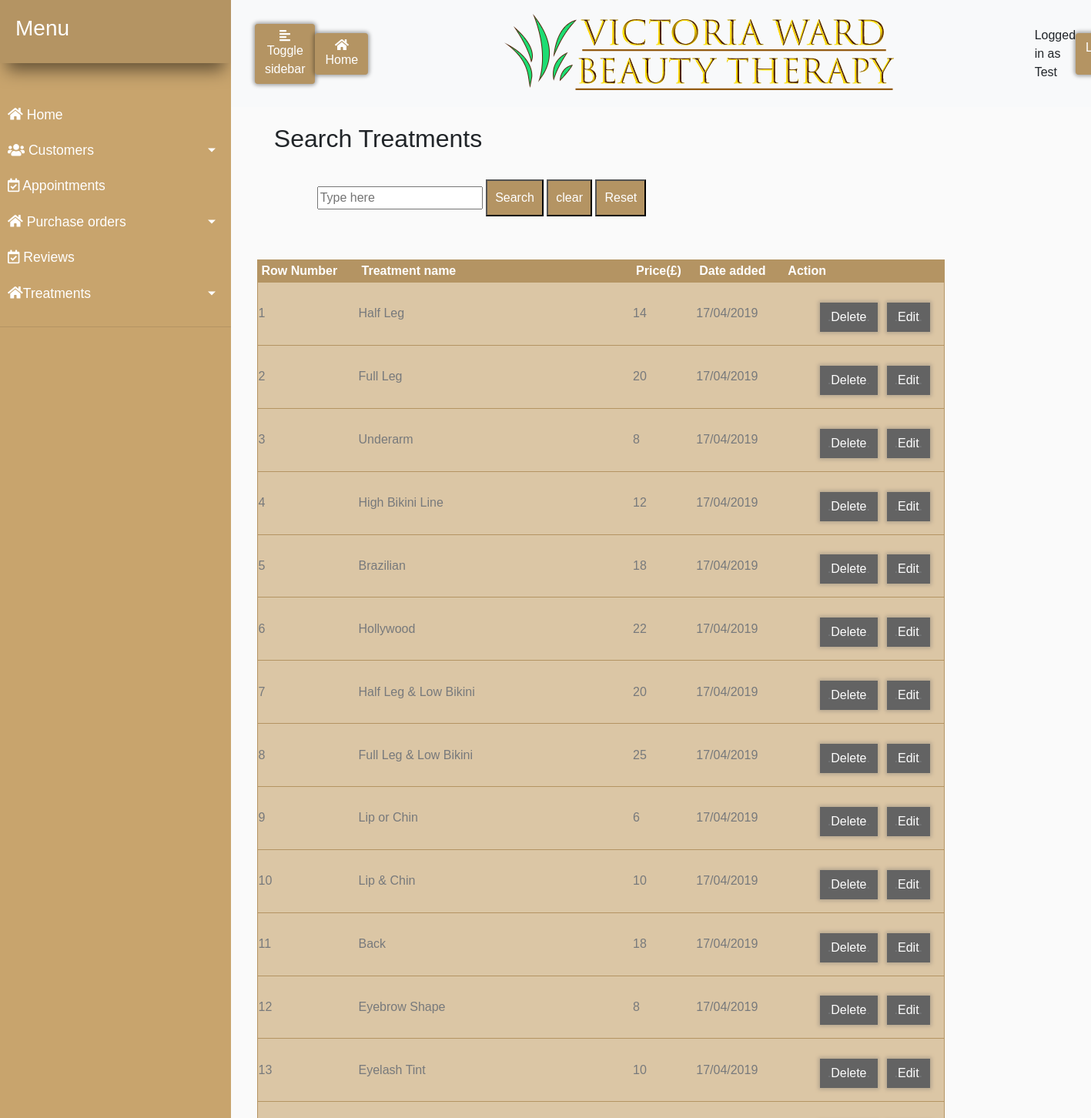
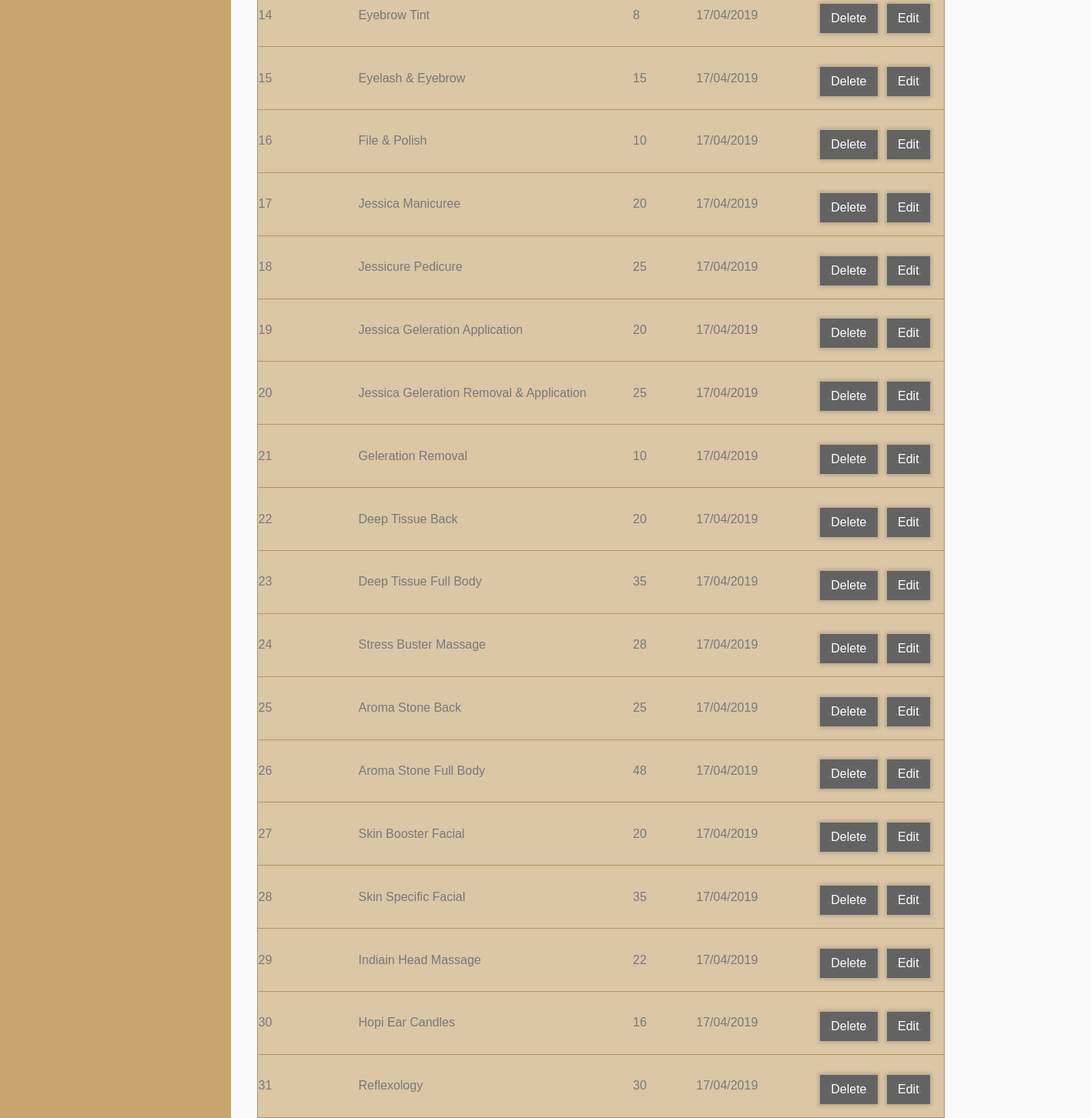
Page /websites/default/public/Treatments/searchTreatment.php (signed in) on the committed database (2 pictures, top to bottom).
### tables this page shows
CREATE TABLE `User` (
  `idUser` int(11) NOT NULL AUTO_INCREMENT,
  `username` varchar(45) DEFAULT NULL,
  `password` varchar(45) DEFAULT NULL,
  PRIMARY KEY (`idUser`)
);

CREATE TABLE `Treatments` (
  `idTreatments` int(11) NOT NULL AUTO_INCREMENT,
  `Treatment_name` varchar(45) DEFAULT NULL,
  `Treatment_description` varchar(1000) DEFAULT NULL,
  `price` varchar(5) DEFAULT NULL,
  `Date_Added` varchar(45) DEFAULT NULL,
  `Category` varchar(45) DEFAULT NULL,
  `Estimated_Time` varchar(45) DEFAULT NULL,
  PRIMARY KEY (`idTreatments`)
);

### websites/default/public/Treatments/searchTreatment.php (the view, shortened to what this page needs)
<?php
if (isset($_SESSION['loggedin']) && $_SESSION['loggedin'] == true){
require '../config.php';
require '../header.php';
?>
<h2>Search Treatments</h2>
<div class="search">
<form action="searchTreatment.php" method="post">
  <input id="myinput" onkeyup="searchFunction()" autocomplete="off" name="query" type="text" placeholder="Type here" />
    <input id="submit" name="submit" type="submit" value="Search" />
  <input id="submit" name="clear" type="submit" value="clear" />
  <input id="submit" name="reset" type="submit" value="Reset"  />
</form>
</div>
<tbody id="tb">
<?php
  require '../templates/searchtreatment.html.php';
$same = $pdo->query('SELECT * FROM Treatments ');
$i=1;
foreach($same as $row){
  echo '<tr id="wrapper">'.'<td><a>'.$i.'</a>
  </td>'.
  '<td> <a>'.$row['Treatment_name'] .'</a></td>'.
  '<td><a>'.$row['price'] .'</a></td>'.
    '<td><a>'.$row['Date_Added'] .'</a></td>'.
  '<td>'.'<ul class="actions">';
    echo '<li>.<a href="deleteTreatment.php?id=' . $row['idTreatments'] .'">Delete</a>.</li>';
  echo '<li>.<a href="editTreatment.php?id=' . $row['idTreatments'] .'">Edit</a>.</li>';
       echo '</td>';
echo  '</tr>' ;
$i++;
}
?>
<?php
}
else{
    header("location:../login.php");
}
?>
</tbody>

### websites/default/public/header.php (shortened to what this page needs)
<?php
if($_SESSION['loggedin']==true){
$results = $pdo->query('SELECT * FROM User');
}
?>
<head>
  <link rel="stylesheet" href="https://stackpath.bootstrapcdn.com/bootstrap/4.3.1/css/bootstrap.min.css">
    <link rel="stylesheet" href="../style.css">
<link rel="stylesheet" href="https://use.fontawesome.com/releases/v5.8.0/css/all.css">
</head>
<body>
<div class="wrapper">
  <nav id="sidebar">
<div class="sidebar-header">
  <h3>Menu</h3>
</div>
<br />
  <ul class="list-unstyled components">
    <li><a href="../Home.php"><i class="fas fa-home"></i>      Home</a></li>
    <li >
<a href="#pageSubmenu" data-toggle="collapse" aria-expanded="false" class="dropdown-toggle"><i class="fas fa-users"></i>      Customers</a>
</li>
    <li>
    <a href="../Appointments/appointments.php"><i class="far fa-calendar-check"></i></i>      Appointments</a></li>
    <li>
  <a href="#page2Submenu" data-toggle="collapse" aria-expanded="false" class="dropdown-toggle"><i class="fas fa-home"></i>    Purchase orders</a>
    </li>
  <li><a href="../Reviews/reviews.php"><i class="far fa-calendar-check"></i></i>      Reviews</a></li>
    <li >
                   <a href="#homeSubmenu" data-toggle="collapse" aria-expanded="false" class="dropdown-toggle"><i class="fas fa-home"></i>Treatments</a>
               </li>
  </ul>
  </nav>
<div id="content">
  <nav class="navbar navbar-expand-lg navbar-light bg-light">
    <div class="container-fluid">
      <button type="button" id="sidebarCollapse" class="btn">
        <i class="fas fa-align-left"></i>
        <span>Toggle sidebar</span>
      </button>
      <button type="button" id="home" class="btn">
        <i class="fas fa-home"></i>
        <span  class="glyphicon glyphicon-home"><a href="../Home.php">Home</a></span>
      </button>
<img class="logo" src="../images/logo.png" />
<a class="log">Logged in as
  <?php
if ($_SESSION['loggedin'] = true){
  foreach($results as $rows){
  echo $rows['username'] ;
}}
else{
  $_SESSION['loggedin'] = false ;
} ?> </a>
<button type="button" class="btn">
  <span><a href="../logout.php">Logout</a></span>
</button>
    </div>
  </nav>

### websites/default/public/style.css (style rules this page uses)
.wrapper { display: flex; box-shadow: 10px 10px 22px -8px rgba(0,0,0,0.87); }
#sidebar { min-width: 300px; max-width: 300px; min-height:100vh; }
a[data-toggle="collapse"] { position: relative; }
.dropdown-toggle::after { display: block; position: absolute; top: 50%; right: 20px; transform: translateY(-50%); }
body { font-family: 'Poppins', sans-serif; background: #fafafa; }
a, a:hover, a:focus { color: inherit; transition: all 0.3s; }
#sidebar { background: #c8a46d; color: #fff; transition: all 0.3s; }
#sidebar .sidebar-header { padding: 20px; background: #b49463; box-shadow: 0px 18px 21px -9px rgba(0,0,0,0.51); }
#sidebar ul.components { padding: 20px 0; border-bottom: 1px solid #b49463; }
#sidebar ul li a { padding: 10px; font-size: 1.1em; display: block; }
.logo { align-items:center; justify-content:center; margin-right: 15%; text-align: center; }
#content { width: 100%; }
.log { justify-content: flex-end; }
.btn { background-color: #b49463; color:white; box-shadow: 0px 0px 5px 2px rgba(0,0,0,0.34); }
#home { justify-content: flex-start; margin-right: 15%; }
table td { border-bottom: 1px solid #b49463; background-color: #c8a46d; opacity: 0.6; }
table td a { color: black; }
h2 { margin-left: 5%; margin-top: 2%; }
.search { margin-left: 10%; margin-top: 3%; }
.search #submit { background: #b49463; color: white; padding: 10px; }
.actions { display: flex; list-style: none; width: 100%; justify-content: center; align-items: center; margin-right: 50%; }
.actions li { padding: 10px; background-color: black; box-shadow: 0px 0px 5px 2px rgba(0,0,0,0.34); margin-top: 15%; margin-right: 7%; text-align: center; }
.actions li a { color:white; }

### rows in the picture
user: username "Test"
treatments: Treatment_name "Half Leg", price "14", Date_Added "17/04/2019"
treatments: Treatment_name "Full Leg", price "20", Date_Added "17/04/2019"
treatments: Treatment_name "Underarm", price "8", Date_Added "17/04/2019"
treatments: Treatment_name "High Bikini Line", price "12", Date_Added "17/04/2019"
treatments: Treatment_name "Brazilian", price "18", Date_Added "17/04/2019"
treatments: Treatment_name "Hollywood", price "22", Date_Added "17/04/2019"
treatments: Treatment_name "Half Leg & Low Bikini", price "20", Date_Added "17/04/2019"
treatments: Treatment_name "Full Leg & Low Bikini", price "25", Date_Added "17/04/2019"
treatments: Treatment_name "Lip or Chin", price "6", Date_Added "17/04/2019"
treatments: Treatment_name "Lip & Chin", price "10", Date_Added "17/04/2019"
treatments: Treatment_name "Back", price "18", Date_Added "17/04/2019"
treatments: Treatment_name "Eyebrow Shape", price "8", Date_Added "17/04/2019"
treatments: Treatment_name "Eyelash Tint", price "10", Date_Added "17/04/2019"
treatments: Treatment_name "Eyebrow Tint", price "8", Date_Added "17/04/2019"
treatments: Treatment_name "Eyelash & Eyebrow", price "15", Date_Added "17/04/2019"
treatments: Treatment_name "File & Polish", price "10", Date_Added "17/04/2019"
treatments: Treatment_name "Jessica Manicuree", price "20", Date_Added "17/04/2019"
treatments: Treatment_name "Jessicure Pedicure", price "25", Date_Added "17/04/2019"
treatments: Treatment_name "Jessica Geleration Application", price "20", Date_Added "17/04/2019"
treatments: Treatment_name "Jessica Geleration Removal & Application", price "25", Date_Added "17/04/2019"
treatments: Treatment_name "Geleration Removal", price "10", Date_Added "17/04/2019"
treatments: Treatment_name "Deep Tissue Back", price "20", Date_Added "17/04/2019"
treatments: Treatment_name "Deep Tissue Full Body", price "35", Date_Added "17/04/2019"
treatments: Treatment_name "Stress Buster Massage", price "28", Date_Added "17/04/2019"
treatments: Treatment_name "Aroma Stone Back", price "25", Date_Added "17/04/2019"
treatments: Treatment_name "Aroma Stone Full Body", price "48", Date_Added "17/04/2019"
treatments: Treatment_name "Skin Booster Facial", price "20", Date_Added "17/04/2019"
treatments: Treatment_name "Skin Specific Facial", price "35", Date_Added "17/04/2019"
treatments: Treatment_name "Indiain Head Massage", price "22", Date_Added "17/04/2019"
treatments: Treatment_name "Hopi Ear Candles", price "16", Date_Added "17/04/2019"
treatments: Treatment_name "Reflexology", price "30", Date_Added "17/04/2019"
